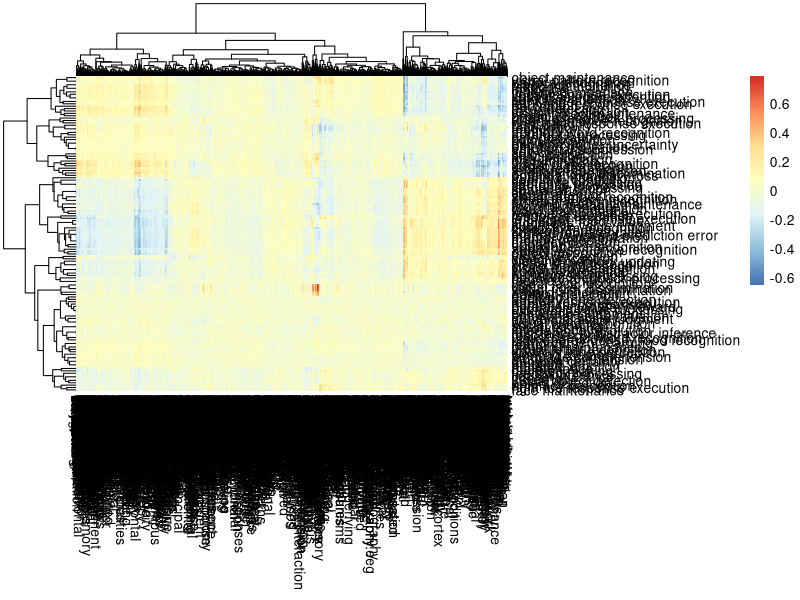

Source code (R):
df=read.csv("concept_regparam_decoding.csv",row.names=1)
rownames(df) = df[,"X0.concept_name"]
df = df[,-which(colnames(df) == "X0.concept_name")]

library(pheatmap)
pdf("concept_regparam_decoding.pdf",width=300,height=20)
pheatmap(df)
dev.off()
